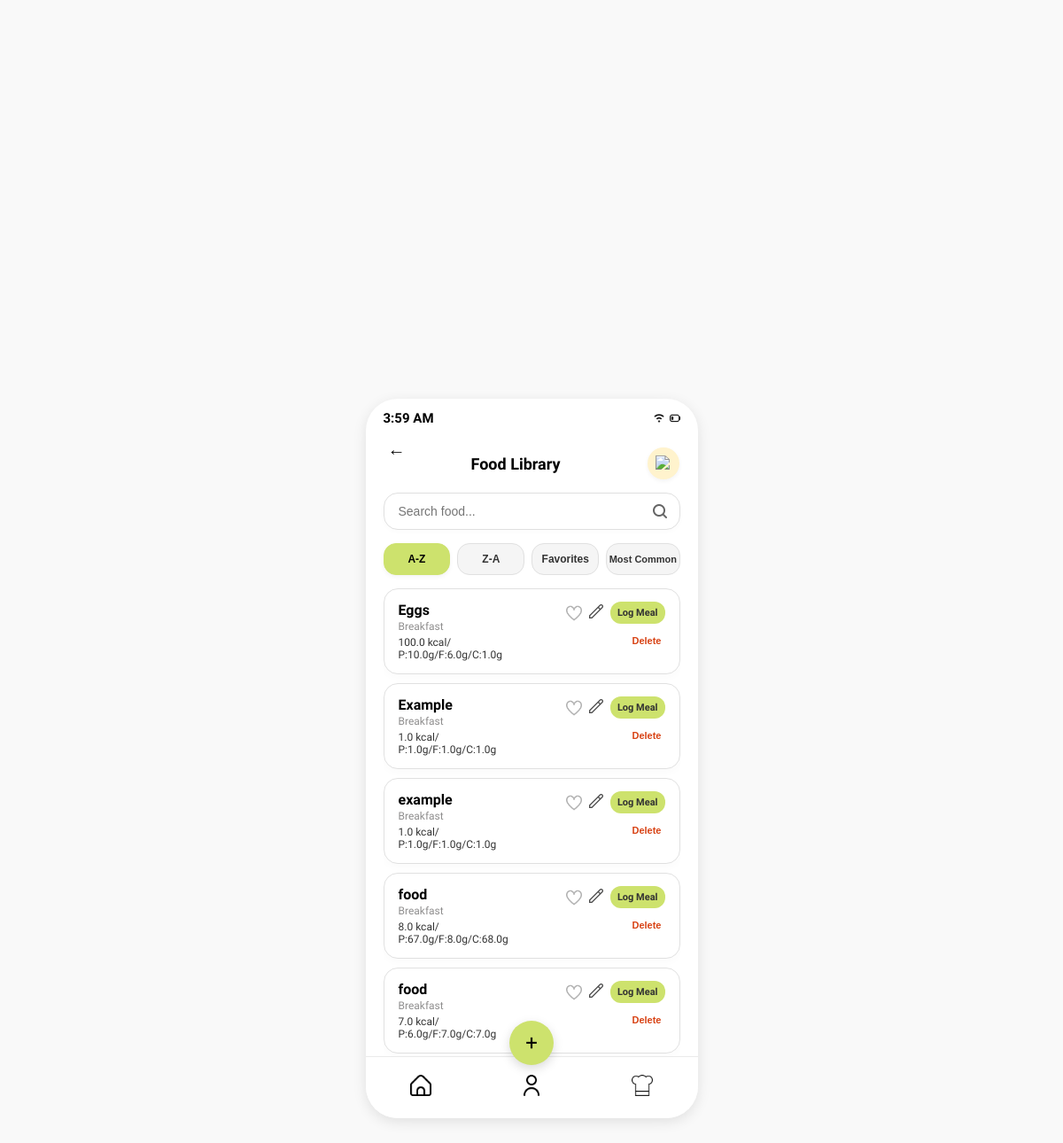
The app's page /food_library, older data.
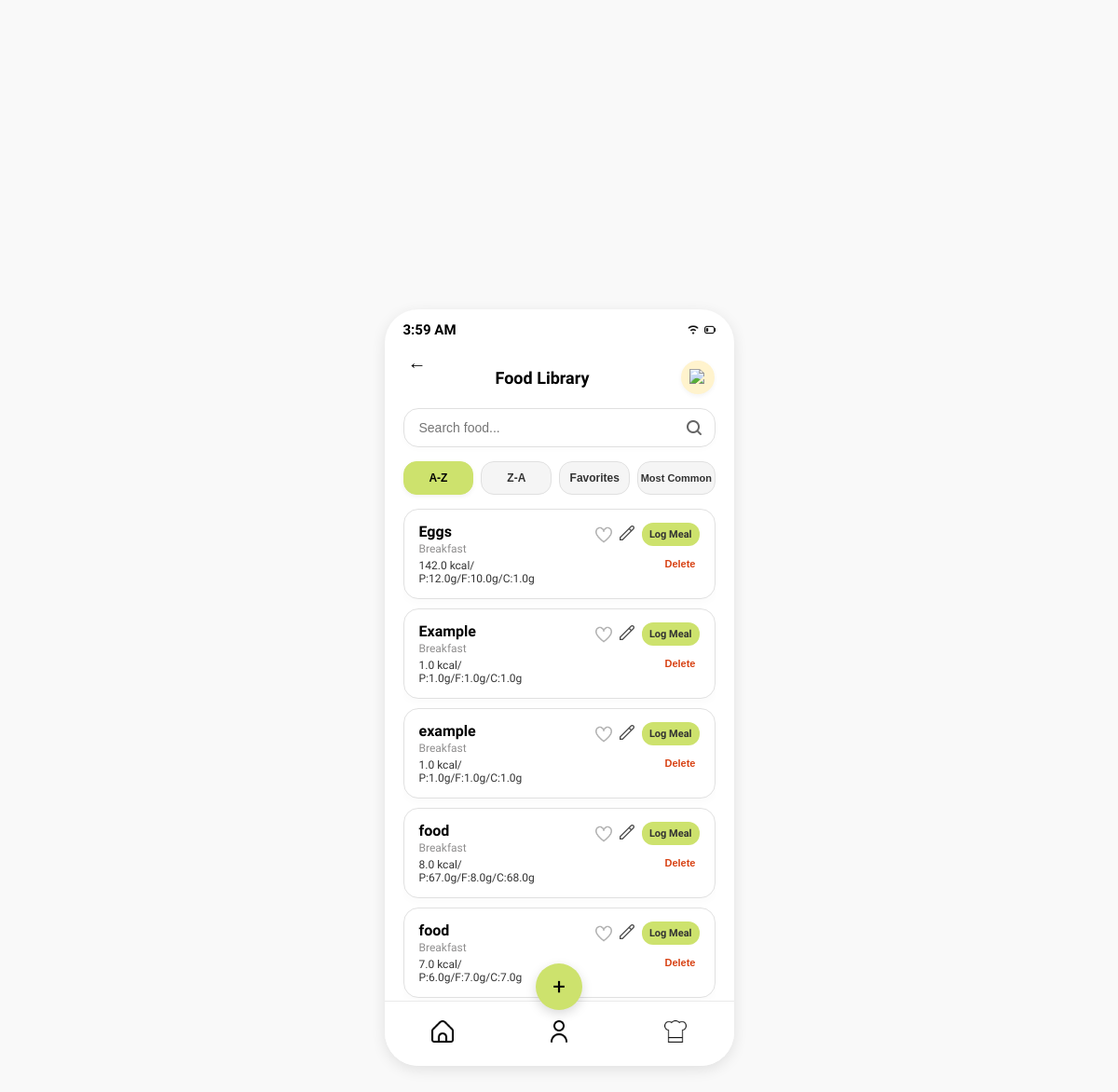
The same page, newer data.
### tables this page shows
CREATE TABLE food_items (
            id INTEGER PRIMARY KEY AUTOINCREMENT,
            user_id INTEGER NOT NULL,
            name TEXT NOT NULL,
            meal_type TEXT NOT NULL CHECK (meal_type IN ('Breakfast', 'Lunch', 'Dinner', 'Snacks')),
            calories REAL NOT NULL,
            protein_grams REAL NOT NULL,
            carbohydrate_grams REAL NOT NULL,
            fat_grams REAL NOT NULL,
            created_at TEXT NOT NULL DEFAULT CURRENT_TIMESTAMP, usage_count INTEGER NOT NULL DEFAULT 0,
            FOREIGN KEY (user_id) REFERENCES users(id) ON DELETE CASCADE
        );

### app.py (the view)
@app.route("/food_library", methods=["GET", "POST"])
def food_library():
    selected_filter = request.args.get("filter", "az")
    if selected_filter not in {"az", "za", "favorites", "common"}:
        selected_filter = "az"
    where_suffix = ""
    order_by = "food_items.name COLLATE NOCASE ASC"
    if selected_filter == "za":
        order_by = "food_items.name COLLATE NOCASE DESC"
    elif selected_filter == "favorites":
        where_suffix = " AND favorites.food_item_id IS NOT NULL"
    elif selected_filter == "common":
        where_suffix = " AND food_items.usage_count > 0"
        order_by = "food_items.usage_count DESC, food_items.name COLLATE NOCASE ASC"
    selected_day, _ = get_compact_date_options(request.args.get("date"))
    selected_date = selected_day.isoformat()
    selected_meal = request.args.get("meal", "Breakfast")
    if selected_meal not in MEAL_TYPES:
        selected_meal = "Breakfast"
    with get_database_connection() as connection:
        user_id = get_food_user_id(connection)
        food_items = []
        if user_id is not None:
            food_items = connection.execute(
                f"""
                SELECT food_items.id, food_items.name, food_items.meal_type,
                       food_items.calories, food_items.protein_grams,
                       food_items.carbohydrate_grams, food_items.fat_grams,
                       food_items.usage_count,
                       CASE WHEN favorites.food_item_id IS NULL THEN 0 ELSE 1 END
                           AS is_favorite
                FROM food_items
                LEFT JOIN favorites
                    ON favorites.user_id = food_items.user_id
                    AND favorites.food_item_id = food_items.id
                WHERE food_items.user_id = ? {where_suffix}
                ORDER BY {order_by}
                """,
                (user_id,),
            ).fetchall()
    return render_template(
        "food_library.html",
        food_items=food_items,
        selected_filter=selected_filter,
        selected_date=selected_date,
        selected_meal=selected_meal,
    )

### app.py (called while the page is built)
def get_database_connection():
    return open_database_connection(app.config["DATABASE"])

def active_demo_user_id():
    user_id = session.get("user_id")
    if user_id is None:
        return None
    with get_database_connection() as connection:
        user = connection.execute(
            "SELECT id FROM users WHERE id = ?", (user_id,)
        ).fetchone()
    return user["id"] if user is not None else None

def get_food_user_id(connection):
    session_user_id = active_demo_user_id()
    if session_user_id is not None:
        return session_user_id
    users = connection.execute("SELECT id FROM users ORDER BY id LIMIT 2").fetchall()
    return users[0]["id"] if len(users) == 1 else None

### database.py (called while the page is built)
def get_database_connection(database_path):
    connection = sqlite3.connect(database_path)
    connection.row_factory = sqlite3.Row
    connection.execute("PRAGMA foreign_keys = ON")
    return connection

### templates/food_library.html (shortened to what the changed rows need)
<!DOCTYPE html>
<html lang="en">
<head>
    <link rel="stylesheet" href="{{ url_for('static', filename='style.css') }}">
</head>
<body>
    <div class="phone-screen" style="justify-content: flex-start; padding: 25px 20px;">
        <div
            style="display: flex; justify-content: space-between; align-items: center; width: 100%; margin-top: 30px; margin-bottom: 15px; position: relative;">
            <h2 style="font-size: 18px; font-weight: 700; margin: 0 auto; color: #000000;">Food Library</h2>
        </div>
        <div id="foodListContainer" data-initial-filter="{{ selected_filter }}"
            style="width: 100%; display: flex; flex-direction: column; gap: 10px; overflow-y: auto; flex: 1; padding-bottom: 70px; scrollbar-width: none;">
            {% for food in food_items %}
            <div class="food-card" data-food-id="{{ food['id'] }}" data-name="{{ food['name'] }}"
                data-favorite="{{ 'true' if food['is_favorite'] else 'false' }}" data-common="{{ food['usage_count'] }}"
                style="background: #ffffff; border: 1.5px solid #E0E0E0; border-radius: 16px; padding: 14px 16px; display: flex; justify-content: space-between; align-items: flex-start; box-shadow: 0 4px 10px rgba(0,0,0,0.02);">
                <div>
                    <div style="font-size: 16px; font-weight: 700; color: #000; margin-bottom: 2px;">{{ food['name'] }}
                    </div>
                    <div style="font-size: 12px; color: #8F8E8E; margin-bottom: 4px;">{{ food['meal_type'] }}</div>
                    <div style="font-size: 12px; color: #333; font-weight: 500;">{{ food['calories']|round(1) }} kcal/
                        P:{{ food['protein_grams']|round(1) }}g/F:{{ food['fat_grams']|round(1) }}g/C:{{
                        food['carbohydrate_grams']|round(1) }}g</div>
                </div>
                <div style="display: flex; align-items: center; gap: 8px; flex-wrap: wrap; justify-content: flex-end;">
                    <img src="{{ url_for('static', filename='heart.png') }}" alt="Favorite" class="heart-icon"
                        onclick="toggleFavorite(this)"
                        style="width: 18px; height: 18px; cursor: pointer; object-fit: contain; filter: {% if food['is_favorite'] %}invert(20%) sepia(96%) saturate(4734%) hue-rotate(350deg) brightness(100%) contrast(101%){% else %}none{% endif %}; opacity: {% if food['is_favorite'] %}1{% else %}0.3{% endif %};">
                    <a href="{{ url_for('edit_food', food_id=food['id']) }}" aria-label="Edit {{ food['name'] }}"><img
                            src="{{ url_for('static', filename='pencil.png') }}" alt="Edit"
                            style="width: 16px; height: 16px; cursor: pointer; object-fit: contain; opacity: 0.7;"></a>
                    <a href="{{ url_for('log_food', food_id=food['id'], date=selected_date, meal=selected_meal) }}" style="font-size: 11px; font-weight: 700; color: #333; text-decoration: none; background: #CDE26D; border-radius: 12px; padding: 6px 8px;">Log Meal</a>
                    <form action="{{ url_for('delete_food', food_id=food['id']) }}" method="POST" onsubmit="return confirm('Delete this Food Library item?');" style="margin: 0;">
                        <button type="submit" style="border: none; background: transparent; color: #D84315; font-size: 11px; font-weight: 700; cursor: pointer; padding: 4px;">Delete</button>
                    </form>
                </div>
            </div>
            {% endfor %}
        </div>
    </div>
</body>
</html>

Row changes from the older to the newer data that the page shows:
changed food_items "Eggs": calories "100.0" → "142.0"; protein_grams "10.0" → "12.0"; fat_grams "6.0" → "10.0"
